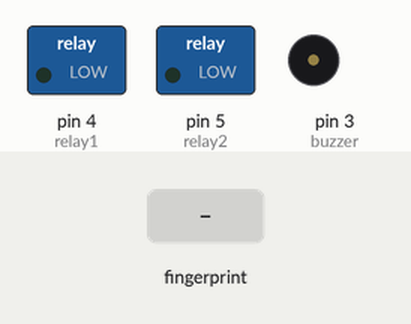
A sketch run on a simulated Arduino Uno, built with avr-gcc and run on an emulated ATmega328P. Shown: switched loads named in the sketch (green lamp = pin HIGH), buzzer (waves = sounding). The test bench sets the inputs (shaded band).

Above: at 2.8 s.
2.9 s: finger stored as number 1 placed on the sensor
At 3.32 s:
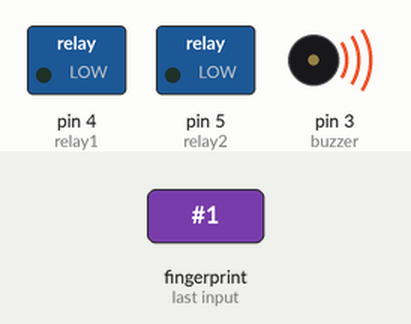
At 4.6 s:
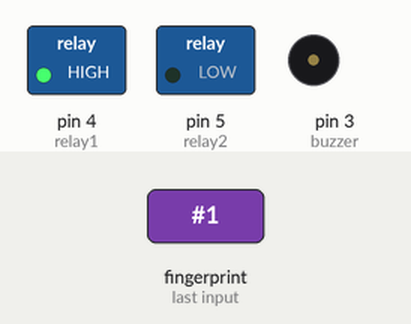
Timing chart, 0 to 6.3 s (numbered marks = the images above; inputs shaded):
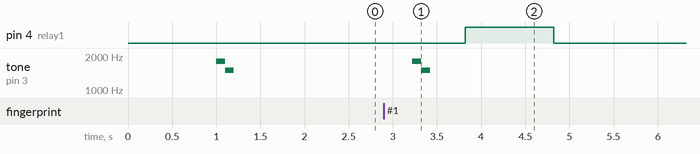

The sketch:

fingerprint.ino
```cpp
#include <Adafruit_Fingerprint.h>
#include <SoftwareSerial.h>
#include <SoftwareSerial.h>
uint8_t id;
const int buzzer = 3;
int alamat=0;
int relay1=4;
int relay2=5;
SoftwareSerial mySerial(1, 2);
Adafruit_Fingerprint finger = Adafruit_Fingerprint(&mySerial);

void setup(){
  Serial.begin(9600);
  pinMode(buzzer, OUTPUT);
  pinMode(relay1, OUTPUT);
  pinMode(relay2, OUTPUT);
  finger.begin(57600);

  if (finger.verifyPassword()) {
//    Serial.println("Sensor Ditemukan!");
    tone(3,1800,100);
    delay(100);
    tone(3,1500,100);
    delay(500);
//    finger.emptyDatabase();
  } else {
//    Serial.println("Sensor Tidak Ditemukan! :(");
    tone(3,1500,100);
    delay(100);
    tone(3,3000,200);
    delay(200);
    tone(3,1500,100);
    delay(100);
    tone(3,3000,200);
    delay(200);
    while(1);
  }

}


void loop(){
//  check finger yang terdafatr
  getFingerprintIDez();

// tambah data finger berdasarkan id
//  getFingerprintEnroll(2);

// hapus data finger berdasarkan id
// deleteFingerprint(2);

}


uint8_t getFingerprintID() {
  uint8_t p = finger.getImage();
  switch (p) {
    case FINGERPRINT_OK:


  delay(1000);
      break;
    case FINGERPRINT_NOFINGER:

      return p;
    case FINGERPRINT_PACKETRECIEVEERR:

      return p;
    case FINGERPRINT_IMAGEFAIL:

      return p;
    default:

      return p;
  }

  p = finger.image2Tz();
  switch (p) {
    case FINGERPRINT_OK:

  delay(1000);
      break;
    case FINGERPRINT_IMAGEMESS:

      return p;
    case FINGERPRINT_PACKETRECIEVEERR:

      return p;
    case FINGERPRINT_FEATUREFAIL:

      return p;
    case FINGERPRINT_INVALIDIMAGE:

      return p;
    default:

      return p;
  }


  p = finger.fingerFastSearch();
  if (p == FINGERPRINT_OK) {


  } else if (p == FINGERPRINT_PACKETRECIEVEERR) {

    return p;
  } else if (p == FINGERPRINT_NOTFOUND) {

    return p;
  } else {

    return p;
  }

}


// check fingher
int getFingerprintIDez() {
//  digitalWrite(led,HIGH);
  uint8_t p = finger.getImage();
  if (p != FINGERPRINT_OK)  return -1;

  p = finger.image2Tz();
  if (p != FINGERPRINT_OK)  return -1;

  p = finger.fingerFastSearch();
  if (p != FINGERPRINT_OK)
  {
    Serial.println("Salah");
    tone(3,1500,100);
    delay(100);
    tone(3,3000,200);
    tone(3,1500,100);
    delay(100);
    tone(3,3000,200);
//    delay(200);
//    tone(3,1500,100);
//    delay(100);
//    tone(3,3000,200);
//    delay(200);
     while (p != FINGERPRINT_NOFINGER) {
    p = finger.getImage();
    Serial.println("Lepaskan");
  }
  delay(2000);
  return -1;
  }
  tone(3,1800,100);
  delay(100);
  tone(3,1500,100);
  delay(500);
  digitalWrite(relay1,HIGH);
  delay(1000);

  digitalWrite(relay1,LOW);


  return finger.fingerID;
}


//simpan
uint8_t getFingerprintEnroll(int id) {
  int p = -1;

  while (p != FINGERPRINT_OK) {
    p = finger.getImage();
    switch (p) {
    case FINGERPRINT_OK:

      break;
    case FINGERPRINT_NOFINGER:

      break;
    case FINGERPRINT_PACKETRECIEVEERR:

      break;
    case FINGERPRINT_IMAGEFAIL:

      break;
    default:

      break;
    }
  }


  p = finger.image2Tz(1);
  switch (p) {
    case FINGERPRINT_OK:

      break;
    case FINGERPRINT_IMAGEMESS:
     tone(3,1500,100);
  delay(100);
  tone(3,3000,200);
  delay(200);
    tone(3,1500,100);
  delay(100);
  tone(3,3000,200);
  delay(200);
      return p;
    case FINGERPRINT_PACKETRECIEVEERR:

      return p;
    case FINGERPRINT_FEATUREFAIL:
    tone(3,1500,100);
  delay(100);
  tone(3,3000,200);
  delay(200);
    tone(3,1500,100);
  delay(100);
  tone(3,3000,200);
  delay(200);
      return p;
    case FINGERPRINT_INVALIDIMAGE:
      tone(3,1500,100);
  delay(100);
  tone(3,3000,200);
  delay(200);
    tone(3,1500,100);
  delay(100);
  tone(3,3000,200);
  delay(200);
      return p;
    default:

      return p;
  }
  tone(3,1800,100);
  delay(100);
  Serial.println("Lepaskan jari");
  delay(1000);

  p = 0;
  while (p != FINGERPRINT_NOFINGER) {
    p = finger.getImage();
  }

  p = -1;
 tone(3,1800,100);
  delay(100);
   Serial.println("Tempelkan jari");
  while (p != FINGERPRINT_OK) {
    p = finger.getImage();
    switch (p) {
    case FINGERPRINT_OK:

      break;
    case FINGERPRINT_NOFINGER:

      break;
    case FINGERPRINT_PACKETRECIEVEERR:

      break;
    case FINGERPRINT_IMAGEFAIL:

      break;
    default:

      break;
    }
  }


  p = finger.image2Tz(2);
  switch (p) {
    case FINGERPRINT_OK:

      break;
    case FINGERPRINT_IMAGEMESS:

      return p;
    case FINGERPRINT_PACKETRECIEVEERR:

      return p;
    case FINGERPRINT_FEATUREFAIL:

      return p;
    case FINGERPRINT_INVALIDIMAGE:

      return p;
    default:

      return p;
  }

  p = finger.createModel();
  if (p == FINGERPRINT_OK) {


  } else if (p == FINGERPRINT_PACKETRECIEVEERR) {

    return p;
  } else if (p == FINGERPRINT_ENROLLMISMATCH) {

    return p;
  } else {

    return p;
  }

  p = finger.storeModel(id);
  if (p == FINGERPRINT_OK) {
     Serial.println("Disimpan");
  tone(3,1800,100);
  delay(100);
  tone(3,3000,500);
  delay(500);

  delay(1000);
  } else if (p == FINGERPRINT_PACKETRECIEVEERR) {

    return p;
  } else if (p == FINGERPRINT_BADLOCATION) {

    return p;
  } else if (p == FINGERPRINT_FLASHERR) {

    return p;
  } else {

    return p;
  }
}

// haspus
uint8_t deleteFingerprint(uint8_t id) {
  uint8_t p = -1;

  p = finger.deleteModel(id);

  if (p == FINGERPRINT_OK) {
    Serial.println("Deleted!");
  } else if (p == FINGERPRINT_PACKETRECIEVEERR) {
    Serial.println("Communication error");
    return p;
  } else if (p == FINGERPRINT_BADLOCATION) {
    Serial.println("Could not delete in that location");
    return p;
  } else if (p == FINGERPRINT_FLASHERR) {
    Serial.println("Error writing to flash");
    return p;
  } else {
    Serial.print("Unknown error: 0x"); Serial.println(p, HEX);
    return p;
  }
}
```

Measured:
- after the input at 2.9 s, pin 4 (relay1): LOW → HIGH after 0.92 s, → LOW 1.0 s later; tone on pin 3 (buzzer): silent → 1800 Hz after 0.32 s, → 1500 Hz 0.10 s later, → silent 0.10 s later
